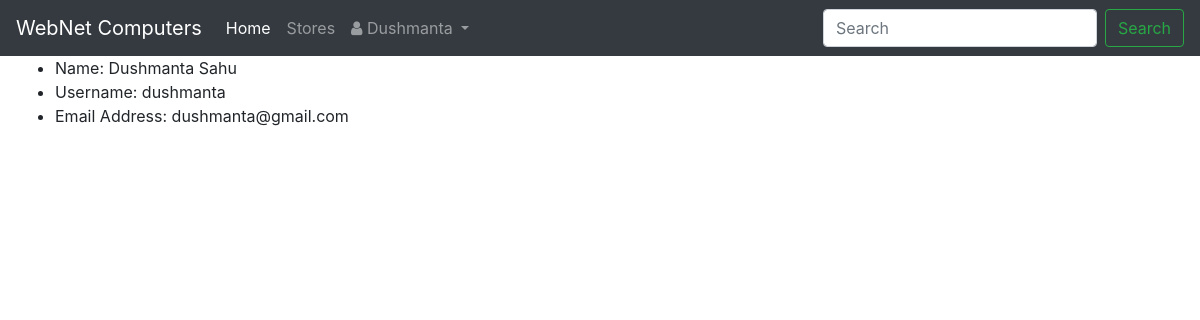
Page /accounts/profile/1 (signed in) on the committed database.
### accounts/models.py (models this page shows)
class Employee(AbstractUser):
        has_access=models.BooleanField(default=True)

### accounts/views.py (the view)
# urls.py: path('profile/<pk>', views.UserDetailView.as_view(), name='profile'),
class UserDetailView(LoginRequiredMixin,DetailView):
    model = Employee
    template_name = "accounts/profile.html"

### templates/accounts/profile.html
{% extends '../store/index.html' %}
{% block list_content %}
<ul>
      <li>Name: {{user.first_name}} {{user.last_name}}</li>
      <li>Username: {{user.username}}</li>
      <li>Email Address: {{user.email}}</li>
</ul>
{% endblock list_content %}

### templates/header.html (shortened to what this page needs)
<nav class="navbar navbar-expand-sm navbar-dark bg-dark">
    <a class="navbar-brand" href="{%url 'item:index'%}">WebNet Computers</a>
    <div class="collapse navbar-collapse" id="collapsibleNavId">
        <ul class="navbar-nav mr-auto mt-2 mt-lg-0">
            <li class="nav-item active">
                <a class="nav-link" href="{%url 'item:index'%}">Home<span class="sr-only">(current)</span></a>
            </li>
            <li class="nav-item">
                <a class="nav-link" href="{%url 'store:list'%}">
                    Stores
                </a>
            </li>
            <li class="dropdown">
                <a class="nav-link dropdown-toggle" href="#" id="dropdownId" data-toggle="dropdown" aria-haspopup="true"
                    aria-expanded="false">
                    <span class="fa fa-user" aria-hidden="true"></span>
                    {{user.first_name}}
                </a>
            </li>
        </ul>
        <form class="form-inline my-2 my-lg-0" method="GET" id="search-form" data-url="{%url 'item:search'%}"
            action="{%url 'item:search'%}">
            <input class="form-control mr-sm-2" name="query" id="item" type="text" placeholder="Search">
            <button class="btn btn-outline-success my-2 my-sm-0" id="search-btn" type="submit">Search</button>
        </form>
    </div>
</nav>

### rows in the picture
Employee: first_name "Dushmanta", last_name "Sahu", username "dushmanta", email "dushmanta@gmail.com"
